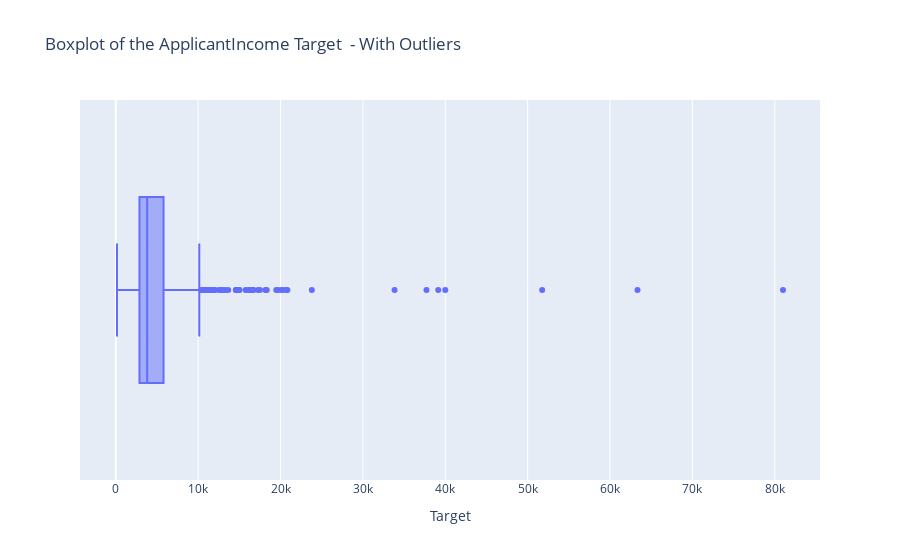
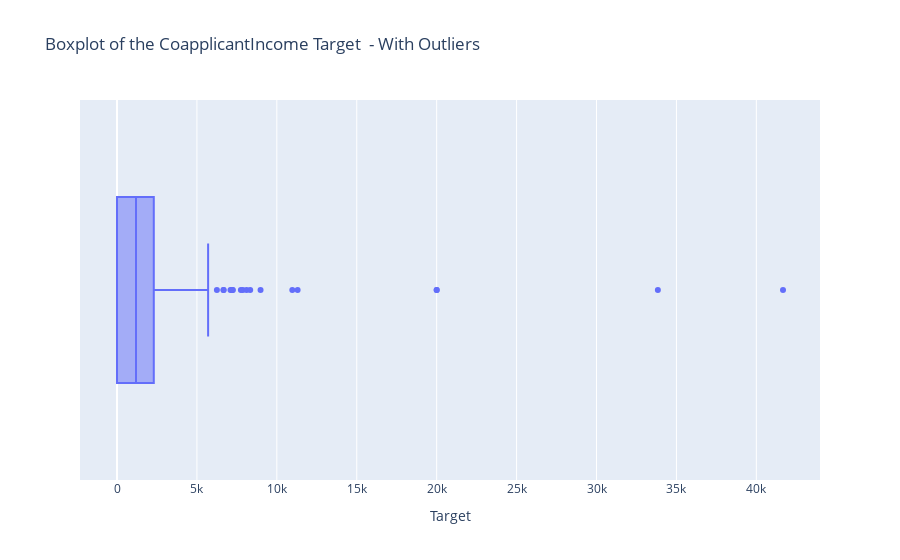
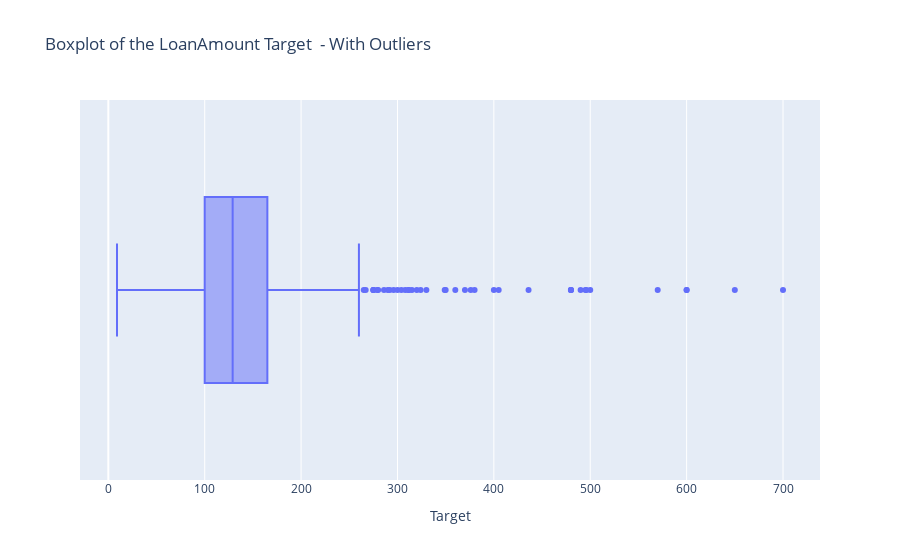
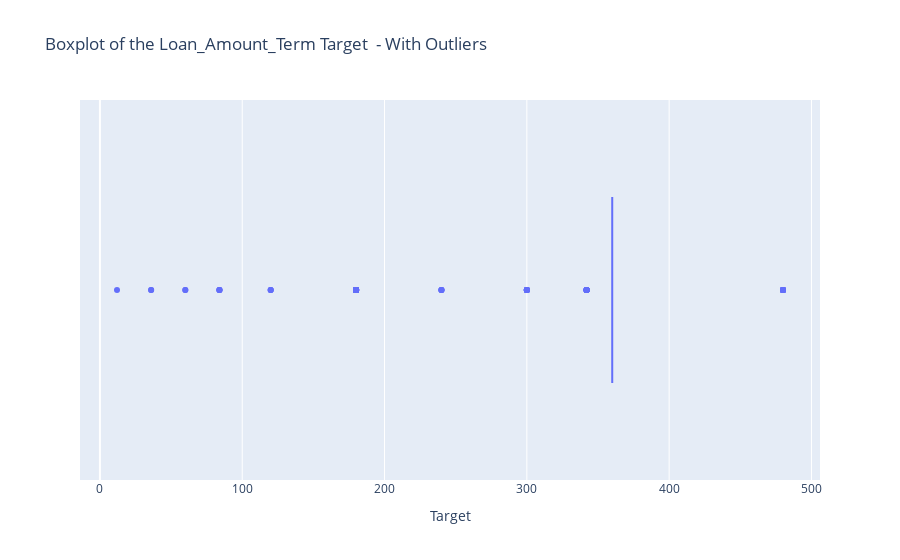

The code cell stored with these charts, in order, in its notebook:
### Markdown cell above
### Handling outliers

### Code cell
for col in df_raw.columns:
    if df_raw[col].dtype == 'float64' or df_raw[col].dtype == 'int64':
        fig = px.box(
            df_raw, 
            x = col, 
            orientation='h',
            title=f'Boxplot of the {col} Target  - With Outliers'
        )
        fig.update_layout(xaxis_title='Target')
        fig.show()

### Figure 1 — Plotly figure (JSON) as saved in the notebook; plotly's stock layout.template omitted (floating-point values rounded to 4 significant figures; data arrays with more than 128 entries replaced by an {"elided": "..."} marker saying what was removed)
{"data": [{"alignmentgroup": "True", "hovertemplate": "ApplicantIncome=%{x}<extra></extra>", "legendgroup": "", "marker": {"color": "#636efa"}, "name": "", "notched": false, "offsetgroup": "", "orientation": "h", "showlegend": false, "type": "box", "x": {"elided": "614 int values"}, "x0": " ", "xaxis": "x", "y0": " ", "yaxis": "y"}], "layout": {"autosize": true, "boxmode": "group", "legend": {"tracegroupgap": 0}, "title": {"text": "Boxplot of the ApplicantIncome Target  - With Outliers"}, "xaxis": {"anchor": "y", "autorange": true, "domain": [0, 1], "range": [-4342.0, 85490.0], "title": {"text": "Target"}, "type": "linear"}, "yaxis": {"anchor": "x", "autorange": true, "domain": [0, 1], "range": [-0.5, 0.5], "type": "category"}}}

### Figure 2 — Plotly figure (JSON) as saved in the notebook; plotly's stock layout.template omitted (floating-point values rounded to 4 significant figures; data arrays with more than 128 entries replaced by an {"elided": "..."} marker saying what was removed)
{"data": [{"alignmentgroup": "True", "hovertemplate": "CoapplicantIncome=%{x}<extra></extra>", "legendgroup": "", "marker": {"color": "#636efa"}, "name": "", "notched": false, "offsetgroup": "", "orientation": "h", "showlegend": false, "type": "box", "x": {"elided": "614 float values"}, "x0": " ", "xaxis": "x", "y0": " ", "yaxis": "y"}], "layout": {"autosize": true, "boxmode": "group", "legend": {"tracegroupgap": 0}, "title": {"text": "Boxplot of the CoapplicantIncome Target  - With Outliers"}, "xaxis": {"anchor": "y", "autorange": true, "domain": [0, 1], "range": [-2315.0, 43980.0], "title": {"text": "Target"}, "type": "linear"}, "yaxis": {"anchor": "x", "autorange": true, "domain": [0, 1], "range": [-0.5, 0.5], "type": "category"}}}

### Figure 3 — Plotly figure (JSON) as saved in the notebook; plotly's stock layout.template omitted (floating-point values rounded to 4 significant figures; data arrays with more than 128 entries replaced by an {"elided": "..."} marker saying what was removed)
{"data": [{"alignmentgroup": "True", "hovertemplate": "LoanAmount=%{x}<extra></extra>", "legendgroup": "", "marker": {"color": "#636efa"}, "name": "", "notched": false, "offsetgroup": "", "orientation": "h", "showlegend": false, "type": "box", "x": {"elided": "614 float values"}, "x0": " ", "xaxis": "x", "y0": " ", "yaxis": "y"}], "layout": {"autosize": true, "boxmode": "group", "legend": {"tracegroupgap": 0}, "title": {"text": "Boxplot of the LoanAmount Target  - With Outliers"}, "xaxis": {"anchor": "y", "autorange": true, "domain": [0, 1], "range": [-29.39, 738.4], "title": {"text": "Target"}, "type": "linear"}, "yaxis": {"anchor": "x", "autorange": true, "domain": [0, 1], "range": [-0.5, 0.5], "type": "category"}}}

### Figure 4 — Plotly figure (JSON) as saved in the notebook; plotly's stock layout.template omitted (floating-point values rounded to 4 significant figures; data arrays with more than 128 entries replaced by an {"elided": "..."} marker saying what was removed)
{"data": [{"alignmentgroup": "True", "hovertemplate": "Loan_Amount_Term=%{x}<extra></extra>", "legendgroup": "", "marker": {"color": "#636efa"}, "name": "", "notched": false, "offsetgroup": "", "orientation": "h", "showlegend": false, "type": "box", "x": {"elided": "614 int values"}, "x0": " ", "xaxis": "x", "y0": " ", "yaxis": "y"}], "layout": {"autosize": true, "boxmode": "group", "legend": {"tracegroupgap": 0}, "title": {"text": "Boxplot of the Loan_Amount_Term Target  - With Outliers"}, "xaxis": {"anchor": "y", "autorange": true, "domain": [0, 1], "range": [-14.0, 506], "title": {"text": "Target"}, "type": "linear"}, "yaxis": {"anchor": "x", "autorange": true, "domain": [0, 1], "range": [-0.5, 0.5], "type": "category"}}}
